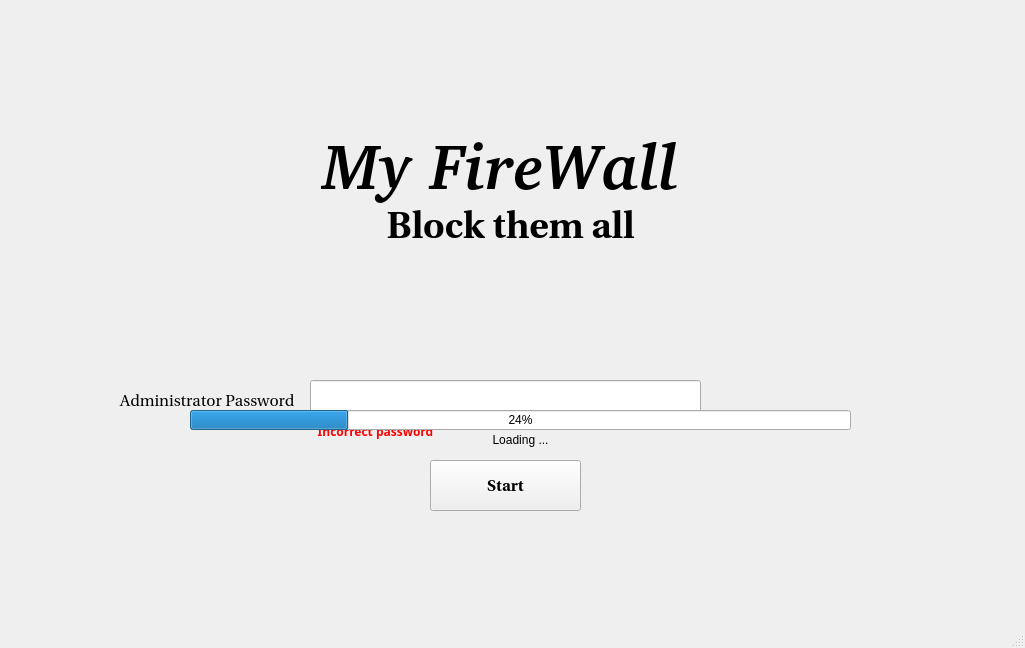
<?xml version="1.0" encoding="UTF-8"?>
<ui version="4.0">
 <class>LoginWindow</class>
 <widget class="QMainWindow" name="LoginWindow">
  <property name="geometry">
   <rect>
    <x>0</x>
    <y>0</y>
    <width>1025</width>
    <height>648</height>
   </rect>
  </property>
  <property name="minimumSize">
   <size>
    <width>1025</width>
    <height>648</height>
   </size>
  </property>
  <property name="maximumSize">
   <size>
    <width>1025</width>
    <height>648</height>
   </size>
  </property>
  <property name="windowTitle">
   <string>MyFireWall</string>
  </property>
  <property name="toolButtonStyle">
   <enum>Qt::ToolButtonIconOnly</enum>
  </property>
  <property name="tabShape">
   <enum>QTabWidget::Rounded</enum>
  </property>
  <widget class="QWidget" name="centralwidget">
   <widget class="QLineEdit" name="password">
    <property name="geometry">
     <rect>
      <x>310</x>
      <y>380</y>
      <width>391</width>
      <height>41</height>
     </rect>
    </property>
    <property name="styleSheet">
     <string notr="true">padding:0 10px;
outline:none;</string>
    </property>
    <property name="text">
     <string/>
    </property>
    <property name="echoMode">
     <enum>QLineEdit::Password</enum>
    </property>
    <property name="cursorMoveStyle">
     <enum>Qt::LogicalMoveStyle</enum>
    </property>
    <property name="clearButtonEnabled">
     <bool>true</bool>
    </property>
   </widget>
   <widget class="QPushButton" name="start">
    <property name="geometry">
     <rect>
      <x>430</x>
      <y>460</y>
      <width>151</width>
      <height>51</height>
     </rect>
    </property>
    <property name="font">
     <font>
      <family>Utopia</family>
      <pointsize>12</pointsize>
      <italic>false</italic>
      <bold>true</bold>
     </font>
    </property>
    <property name="text">
     <string>Start</string>
    </property>
   </widget>
   <widget class="QLabel" name="passwordLabel">
    <property name="geometry">
     <rect>
      <x>100</x>
      <y>380</y>
      <width>211</width>
      <height>41</height>
     </rect>
    </property>
    <property name="font">
     <font>
      <family>Utopia</family>
      <pointsize>12</pointsize>
      <italic>false</italic>
     </font>
    </property>
    <property name="text">
     <string>   Administrator Password  </string>
    </property>
    <property name="textFormat">
     <enum>Qt::PlainText</enum>
    </property>
    <property name="alignment">
     <set>Qt::AlignCenter</set>
    </property>
   </widget>
   <widget class="QLabel" name="label_2">
    <property name="geometry">
     <rect>
      <x>190</x>
      <y>110</y>
      <width>621</width>
      <height>111</height>
     </rect>
    </property>
    <property name="font">
     <font>
      <family>URW Gothic [UKWN]</family>
      <pointsize>48</pointsize>
      <italic>true</italic>
      <bold>true</bold>
     </font>
    </property>
    <property name="text">
     <string>My FireWall</string>
    </property>
    <property name="alignment">
     <set>Qt::AlignCenter</set>
    </property>
   </widget>
   <widget class="QLabel" name="label_3">
    <property name="geometry">
     <rect>
      <x>300</x>
      <y>190</y>
      <width>421</width>
      <height>71</height>
     </rect>
    </property>
    <property name="font">
     <font>
      <family>Utopia</family>
      <pointsize>28</pointsize>
      <bold>true</bold>
     </font>
    </property>
    <property name="text">
     <string>Block them all</string>
    </property>
    <property name="alignment">
     <set>Qt::AlignCenter</set>
    </property>
   </widget>
   <widget class="QLabel" name="warning">
    <property name="geometry">
     <rect>
      <x>310</x>
      <y>423</y>
      <width>131</width>
      <height>17</height>
     </rect>
    </property>
    <property name="font">
     <font>
      <family>NotoSerifTamilSlanted Condensed ExtraBold</family>
      <bold>true</bold>
     </font>
    </property>
    <property name="styleSheet">
     <string notr="true">color: rgb(255, 0, 0);</string>
    </property>
    <property name="text">
     <string>Incorrect password</string>
    </property>
    <property name="alignment">
     <set>Qt::AlignCenter</set>
    </property>
   </widget>
   <widget class="QProgressBar" name="progressBar">
    <property name="geometry">
     <rect>
      <x>190</x>
      <y>410</y>
      <width>661</width>
      <height>20</height>
     </rect>
    </property>
    <property name="value">
     <number>24</number>
    </property>
   </widget>
   <widget class="QLabel" name="status">
    <property name="geometry">
     <rect>
      <x>440</x>
      <y>430</y>
      <width>161</width>
      <height>20</height>
     </rect>
    </property>
    <property name="text">
     <string>Loading ...</string>
    </property>
    <property name="alignment">
     <set>Qt::AlignCenter</set>
    </property>
   </widget>
  </widget>
  <widget class="QMenuBar" name="menubar">
   <property name="geometry">
    <rect>
     <x>0</x>
     <y>0</y>
     <width>1025</width>
     <height>22</height>
    </rect>
   </property>
  </widget>
  <widget class="QStatusBar" name="statusbar"/>
 </widget>
 <resources/>
 <connections/>
</ui>
